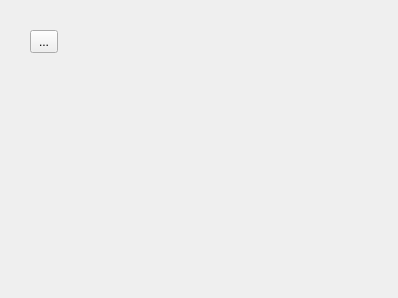
<?xml version="1.0" encoding="UTF-8"?>
<ui version="4.0">
 <class>NewTargetWindow</class>
 <widget class="QWidget" name="NewTargetWindow">
  <property name="geometry">
   <rect>
    <x>0</x>
    <y>0</y>
    <width>398</width>
    <height>298</height>
   </rect>
  </property>
  <property name="windowTitle">
   <string>Form</string>
  </property>
  <widget class="QToolButton" name="toolButton">
   <property name="geometry">
    <rect>
     <x>30</x>
     <y>30</y>
     <width>28</width>
     <height>23</height>
    </rect>
   </property>
   <property name="text">
    <string>...</string>
   </property>
  </widget>
 </widget>
 <resources/>
 <connections/>
</ui>
